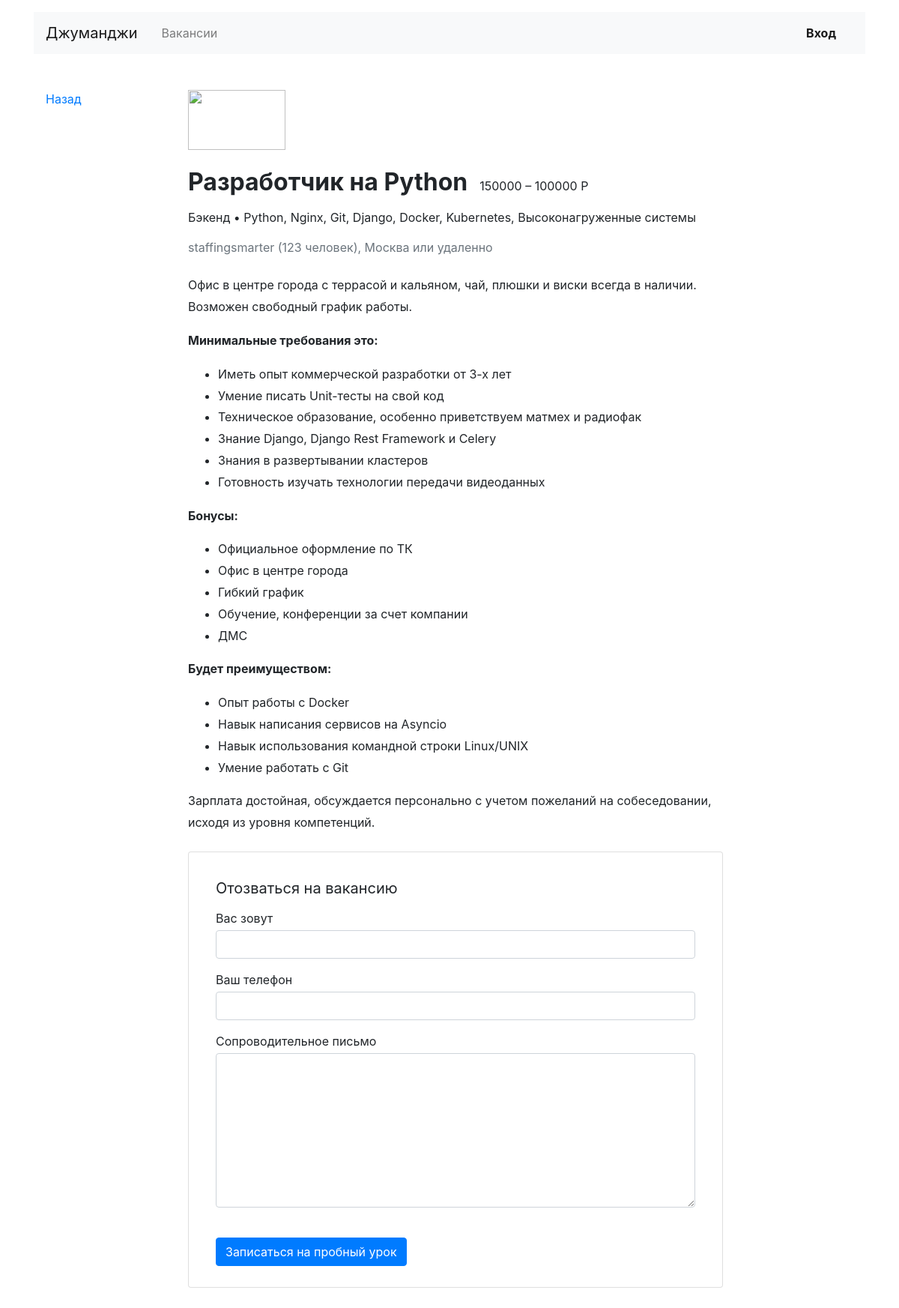
The page /vacancies/1/ on the database its author committed.
### jobs_app/models.py (models this page shows, shortened)
class Vacancy(models.Model):
    title = models.CharField(max_length=255)
    specialty = models.ForeignKey('Specialty', on_delete=models.CASCADE, related_name='vacancies')
    company = models.ForeignKey('Company', on_delete=models.CASCADE, related_name='vacancies')
    skills = models.CharField(max_length=255)
    description = models.TextField()
    salary_min = models.IntegerField()
    salary_max = models.IntegerField()
    published_at = models.DateTimeField(auto_now_add=True)

class Specialty(models.Model):
    code = models.CharField(max_length=255)
    title = models.CharField(max_length=255)
    picture = models.URLField(default='https://place-hold.it/100x60')
    def __str__(self):
        return self.title

class Company(models.Model):
    name = models.CharField(max_length=255)
    location = models.CharField(max_length=255)
    logo = models.URLField(default='https://place-hold.it/100x60')
    description = models.TextField()
    employee_count = models.IntegerField()
    def __str__(self):
        return self.name

### jobs_app/views.py (the view)
# urls.py: path('vacancies/<int:vacancy_id>/', vacancy_view, name='vacancy'),
def vacancy_view(request, vacancy_id):
    vacancy = Vacancy.objects.get(id=vacancy_id)
    context = {
        'vacancy': vacancy,
        'title': vacancy.title,
    }
    return render(request, 'jobs_app/vacancy.html', context=context)

### jobs_app/templates/jobs_app/vacancy.html
{% extends 'jobs_app/base.html' %}
{% block content %}
  <main class="container mt-3 pb-5">
    <div class="row mt-5">
      <div class="col-12 col-lg-2">
        <div class="pl-3 mb-5">
          <p><a href="{{request.META.HTTP_REFERER}}">Назад</a></p>
        </div>
      </div>
      <div class="col-12 col-lg-8">
        <section class="pl-3">
          <a href="#"><img src="https://place-hold.it/130x80" width="130" height="80" alt=""></a>
          <div class="d-flex align-items-baseline align-content-baseline">
            <h1 class="h2 mt-4 font-weight-bold" >{{vacancy.title}}</h1>
            <p class="m-0 pl-3">{{ vacancy.salary_min }} – {{ vacancy.salary_max }} Р</p>
          </div>
          <p class="mt-2">{{ vacancy.specialty }} • {{ vacancy.skills }}</p>
          <p class="text-muted mb-4">{{vacancy.company}} ({{vacancy.company.employee_count}} человек), {{vacancy.company.location}} или удаленно</p>
          <div style="line-height: 1.8;">
            <p>{{vacancy.description|safe}}</p>
          </div>
          <form action="/echo" class="card mt-4 mb-3" enctype="multipart/form-data">
            <div class="card-body mx-3">
              <p class="h5 mt-3 font-weight-normal">Отозваться на вакансию</p>
              <div class="form-group">
                <label class="mb-1 mt-2" for="userName">Вас зовут</label>
                <input class="form-control" type="text" placeholder="" id="userName">
              </div>
              <div class="form-group">
                <label class="mb-1" for="userPhone">Ваш телефон</label>
                <input class="form-control" type="tel" placeholder="" id="userPhone">
              </div>
              <div class="form-group">
                <label class="mb-1" for="userMsg" >Сопроводительное письмо</label>
                <textarea class="form-control" rows="8" id="userMsg"></textarea>
              </div>
              <input type="submit" class="btn btn-primary mt-4 mb-2" value="Записаться на пробный урок">
            </div>
          </form>
        </section>
      </div>
    </div>
  </main>
{% endblock %}

### jobs_app/templates/jobs_app/base.html (shortened to what this page needs)
<!DOCTYPE html>
<html lang="ru">
<head>
  <link rel="stylesheet" href="https://stackpath.bootstrapcdn.com/bootstrap/4.3.1/css/bootstrap.min.css">
</head>
<body>
  <header class="container mt-3">
    <nav class="navbar navbar-expand-lg navbar-light bg-light">
      <a class="navbar-brand mr-4" href="{% url 'main' %}">Джуманджи</a>
      <div class="collapse navbar-collapse justify-content-between" id="navbarNav">
        <ul class="navbar-nav col-10">
          <li class="nav-item">
            <a class="nav-link" href="{% url 'all_vacancies' %}">Вакансии</a>
          </li>
        </ul>
        <ul class="navbar-nav col-2 justify-content-end">
          <li class="nav-item active">
            <a href="#" class="nav-link font-weight-bold">Вход</a>
          </li>
        </ul>
      </div>
    </nav>
  </header>
  {% block content %}
  {% endblock %}
</body>
</html>

### rows shown on the page
Vacancy: title "Разработчик на Python", salary_min "150000", salary_max "100000", specialty "Бэкенд", skills "Python, Nginx, Git, Django, Docker, Kubernetes, Высоконагруженные системы", company "staffingsmarter", company.employee_count "123", company.location "Москва", description "Офис в центре города с террасой и кальяном, чай, плюшки и виски всегда в наличии. Возможен свободный график работы. Минимальные требования это: Иметь опыт коммерческой разработки от 3-х лет Умение писать Unit-тесты на свой код Техническое образование, особенно приветствуем матмех и радиофак Знание Django, Django Rest Framework и Celery Знания в развертывании кластеров Готовность изучать технологии передачи видеоданных Бонусы: Официальное оформление по ТК Офис в центре города Гибкий график Обучение, конференции за счет компании ДМС Будет преимуществом: Опыт работы с Docker Навык написания сервисов на Asyncio Навык использования командной строки Linux/UNIX Умение работать с Git Зарплата…"
